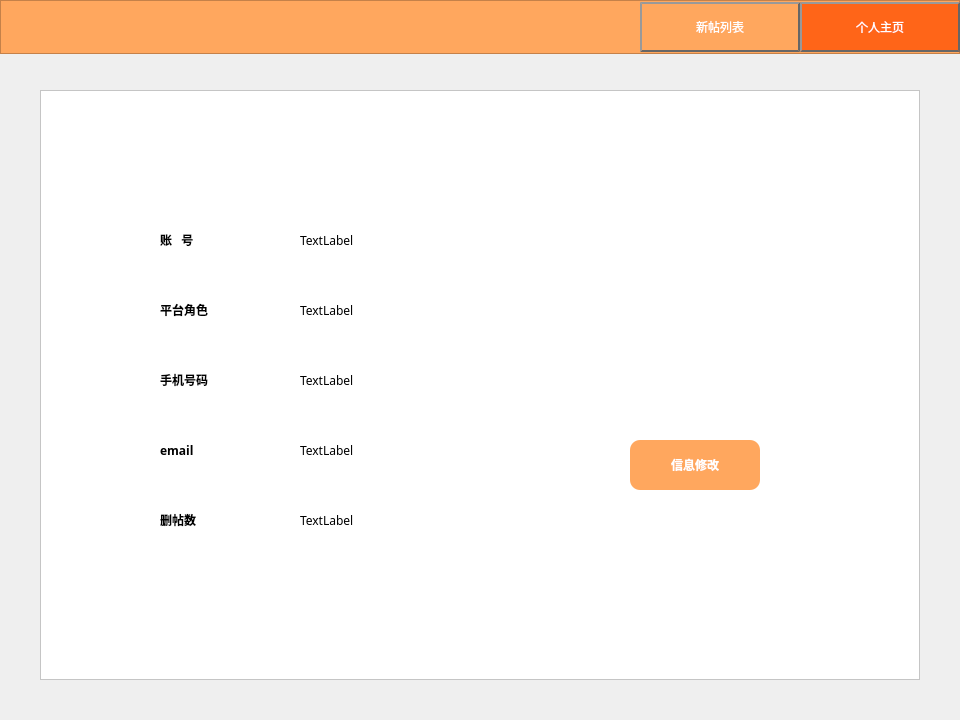
<?xml version="1.0" encoding="UTF-8"?>
<ui version="4.0">
 <class>HomePage_admin</class>
 <widget class="QWidget" name="HomePage_admin">
  <property name="geometry">
   <rect>
    <x>0</x>
    <y>0</y>
    <width>960</width>
    <height>720</height>
   </rect>
  </property>
  <property name="windowTitle">
   <string>Form</string>
  </property>
  <widget class="QFrame" name="frame">
   <property name="geometry">
    <rect>
     <x>0</x>
     <y>0</y>
     <width>960</width>
     <height>54</height>
    </rect>
   </property>
   <property name="styleSheet">
    <string notr="true">background-color: rgb(255, 167, 94);</string>
   </property>
   <property name="frameShape">
    <enum>QFrame::StyledPanel</enum>
   </property>
   <property name="frameShadow">
    <enum>QFrame::Raised</enum>
   </property>
   <widget class="QPushButton" name="pushButton_homepage">
    <property name="geometry">
     <rect>
      <x>800</x>
      <y>2</y>
      <width>160</width>
      <height>50</height>
     </rect>
    </property>
    <property name="font">
     <font>
      <family>微软雅黑</family>
     </font>
    </property>
    <property name="styleSheet">
     <string notr="true">border:2px outset rgb(102, 102, 102);
color: rgb(255, 255, 255);
background-color: rgb(255, 101, 24);</string>
    </property>
    <property name="text">
     <string>个人主页</string>
    </property>
    <property name="flat">
     <bool>false</bool>
    </property>
   </widget>
   <widget class="QPushButton" name="pushButton_newpost">
    <property name="geometry">
     <rect>
      <x>640</x>
      <y>2</y>
      <width>160</width>
      <height>50</height>
     </rect>
    </property>
    <property name="font">
     <font>
      <family>微软雅黑</family>
     </font>
    </property>
    <property name="styleSheet">
     <string notr="true">border:2px outset rgb(102, 102, 102);
background-color: rgb(255, 167, 94);
color: rgb(255, 255, 255);</string>
    </property>
    <property name="text">
     <string>新帖列表</string>
    </property>
    <property name="checkable">
     <bool>false</bool>
    </property>
    <property name="autoDefault">
     <bool>true</bool>
    </property>
    <property name="default">
     <bool>true</bool>
    </property>
    <property name="flat">
     <bool>false</bool>
    </property>
   </widget>
  </widget>
  <widget class="QFrame" name="frame_2">
   <property name="geometry">
    <rect>
     <x>40</x>
     <y>90</y>
     <width>880</width>
     <height>590</height>
    </rect>
   </property>
   <property name="styleSheet">
    <string notr="true">background-color: rgb(255, 255, 255);</string>
   </property>
   <property name="frameShape">
    <enum>QFrame::StyledPanel</enum>
   </property>
   <property name="frameShadow">
    <enum>QFrame::Raised</enum>
   </property>
   <widget class="QLabel" name="label_2">
    <property name="geometry">
     <rect>
      <x>580</x>
      <y>140</y>
      <width>150</width>
      <height>150</height>
     </rect>
    </property>
    <property name="autoFillBackground">
     <bool>false</bool>
    </property>
    <property name="styleSheet">
     <string notr="true"/>
    </property>
    <property name="text">
     <string/>
    </property>
    <property name="pixmap">
     <pixmap resource="../image.qrc">:/prefix/images/head2.jpg</pixmap>
    </property>
    <property name="scaledContents">
     <bool>true</bool>
    </property>
    <property name="wordWrap">
     <bool>false</bool>
    </property>
   </widget>
   <widget class="QPushButton" name="pushButton_2">
    <property name="geometry">
     <rect>
      <x>590</x>
      <y>350</y>
      <width>130</width>
      <height>50</height>
     </rect>
    </property>
    <property name="font">
     <font>
      <family>微软雅黑</family>
      <weight>75</weight>
      <bold>true</bold>
     </font>
    </property>
    <property name="styleSheet">
     <string notr="true">background-color: rgb(255, 167, 94);
border-radius: 10px;
color: rgb(255, 255, 255);</string>
    </property>
    <property name="text">
     <string>信息修改</string>
    </property>
   </widget>
   <widget class="QLabel" name="label_3">
    <property name="geometry">
     <rect>
      <x>120</x>
      <y>130</y>
      <width>121</width>
      <height>40</height>
     </rect>
    </property>
    <property name="font">
     <font>
      <family>微软雅黑</family>
      <weight>75</weight>
      <bold>true</bold>
     </font>
    </property>
    <property name="text">
     <string>账   号</string>
    </property>
   </widget>
   <widget class="QLabel" name="label_4">
    <property name="geometry">
     <rect>
      <x>120</x>
      <y>200</y>
      <width>121</width>
      <height>40</height>
     </rect>
    </property>
    <property name="font">
     <font>
      <family>微软雅黑</family>
      <weight>75</weight>
      <bold>true</bold>
     </font>
    </property>
    <property name="text">
     <string>平台角色</string>
    </property>
   </widget>
   <widget class="QLabel" name="label_5">
    <property name="geometry">
     <rect>
      <x>120</x>
      <y>270</y>
      <width>121</width>
      <height>40</height>
     </rect>
    </property>
    <property name="font">
     <font>
      <family>微软雅黑</family>
      <weight>75</weight>
      <bold>true</bold>
     </font>
    </property>
    <property name="text">
     <string>手机号码</string>
    </property>
   </widget>
   <widget class="QLabel" name="label_6">
    <property name="geometry">
     <rect>
      <x>120</x>
      <y>340</y>
      <width>121</width>
      <height>40</height>
     </rect>
    </property>
    <property name="font">
     <font>
      <family>微软雅黑</family>
      <weight>75</weight>
      <bold>true</bold>
     </font>
    </property>
    <property name="text">
     <string>email</string>
    </property>
   </widget>
   <widget class="QLabel" name="label_7">
    <property name="geometry">
     <rect>
      <x>120</x>
      <y>410</y>
      <width>121</width>
      <height>40</height>
     </rect>
    </property>
    <property name="font">
     <font>
      <family>微软雅黑</family>
      <weight>75</weight>
      <bold>true</bold>
     </font>
    </property>
    <property name="text">
     <string>删帖数</string>
    </property>
   </widget>
   <widget class="QLabel" name="label_id">
    <property name="geometry">
     <rect>
      <x>260</x>
      <y>130</y>
      <width>200</width>
      <height>40</height>
     </rect>
    </property>
    <property name="font">
     <font>
      <family>微软雅黑</family>
     </font>
    </property>
    <property name="text">
     <string>TextLabel</string>
    </property>
   </widget>
   <widget class="QLabel" name="label_role">
    <property name="geometry">
     <rect>
      <x>260</x>
      <y>200</y>
      <width>200</width>
      <height>40</height>
     </rect>
    </property>
    <property name="font">
     <font>
      <family>微软雅黑</family>
     </font>
    </property>
    <property name="text">
     <string>TextLabel</string>
    </property>
   </widget>
   <widget class="QLabel" name="label_tel">
    <property name="geometry">
     <rect>
      <x>260</x>
      <y>270</y>
      <width>200</width>
      <height>40</height>
     </rect>
    </property>
    <property name="font">
     <font>
      <family>微软雅黑</family>
     </font>
    </property>
    <property name="text">
     <string>TextLabel</string>
    </property>
   </widget>
   <widget class="QLabel" name="label_email">
    <property name="geometry">
     <rect>
      <x>260</x>
      <y>340</y>
      <width>200</width>
      <height>40</height>
     </rect>
    </property>
    <property name="font">
     <font>
      <family>微软雅黑</family>
     </font>
    </property>
    <property name="text">
     <string>TextLabel</string>
    </property>
   </widget>
   <widget class="QLabel" name="label_money">
    <property name="geometry">
     <rect>
      <x>260</x>
      <y>410</y>
      <width>200</width>
      <height>40</height>
     </rect>
    </property>
    <property name="font">
     <font>
      <family>微软雅黑</family>
     </font>
    </property>
    <property name="text">
     <string>TextLabel</string>
    </property>
   </widget>
  </widget>
 </widget>
 <resources>
  <include location="../image.qrc"/>
  <include location="image.qrc"/>
 </resources>
 <connections/>
</ui>
